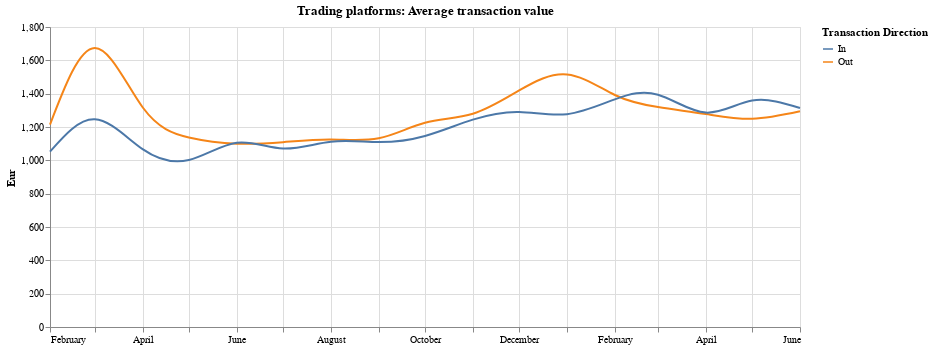
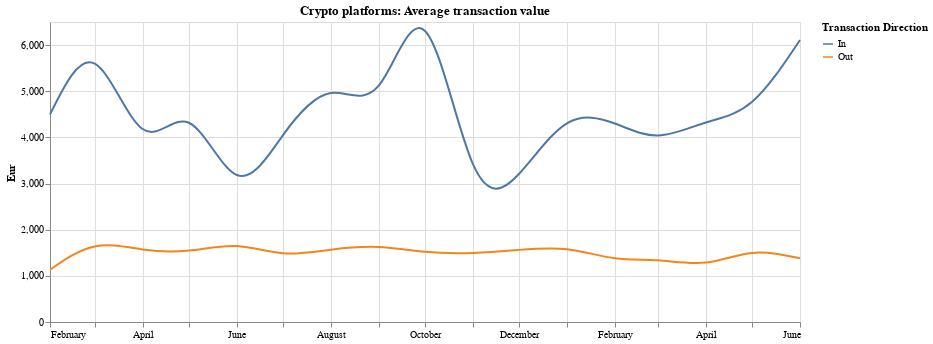

Notebook source saved alongside these figures, in order:
### Markdown cell above
This very clearly displays that the customers are mostly investing money to trading platforms, inbound transactions (broker -> N26) are lower than outbound. This applies both, to crypto and to stock brokers.

Chart below displays the average volume (EUR) of in and out transactions.

### Code cell
tx_type = con.execute(
    """
        select
            month,
            case when value_eur >= 0 then 'In' else 'Out' end as tx_direction,
            avg(abs(value_eur)) as average_activity_eur
        from raw_data
        where month >= '2020-01-01'
        group by 1, 2
    """
).fetchdf()
tx_type_cb = con.execute(
    """
        select
            month,
            case when value_eur >= 0 then 'In' else 'Out' end as tx_direction,
            avg(abs(value_eur)) as average_activity_eur
        from raw_data_coinbase
        where month >= '2020-01-01'
        group by 1, 2
    """
).fetchdf()

alt.Chart(tx_type.rename(columns={"tx_direction": "Transaction Direction"})).mark_line(
    interpolate="natural"
).encode(
    x=alt.X("month:T", title=None),
    y=alt.Y("average_activity_eur:Q", title="Eur"),
    color=alt.Color("Transaction Direction:N"),
).properties(
    width=750, height=300, title="Trading platforms: Average transaction value"
).display()

alt.Chart(
    tx_type_cb.rename(columns={"tx_direction": "Transaction Direction"})
).mark_line(interpolate="natural").encode(
    x=alt.X("month:T", title=None),
    y=alt.Y("average_activity_eur:Q", title="Eur"),
    color=alt.Color("Transaction Direction:N"),
).properties(
    width=750, height=300, title="Crypto platforms: Average transaction value"
).display()

### Figure 1 — Vega-Lite specification as saved in the notebook (floating-point values rounded to 4 significant figures)
{"config": {"view": {"continuousWidth": 400, "continuousHeight": 300}}, "data": {"name": "data-1bb39980f45852b986c5f04f5a2abd9f"}, "mark": {"type": "line", "interpolate": "natural"}, "encoding": {"color": {"type": "nominal", "field": "Transaction Direction"}, "x": {"type": "temporal", "field": "month", "title": null}, "y": {"type": "quantitative", "field": "average_activity_eur", "title": "Eur"}}, "height": 300, "title": "Trading platforms: Average transaction value", "width": 750, "$schema": "https://vega.github.io/schema/vega-lite/v4.8.1.json", "datasets": {"data-1bb39980f45852b986c5f04f5a2abd9f": [{"month": "2020-02", "Transaction Direction": "Out", "average_activity_eur": 1214.0}, {"month": "2020-02", "Transaction Direction": "In", "average_activity_eur": 1052.0}, {"month": "2020-03", "Transaction Direction": "Out", "average_activity_eur": 1674.0}, {"month": "2020-03", "Transaction Direction": "In", "average_activity_eur": 1246.0}, {"month": "2020-04", "Transaction Direction": "Out", "average_activity_eur": 1319.0}, {"month": "2020-04", "Transaction Direction": "In", "average_activity_eur": 1067.0}, {"month": "2020-05", "Transaction Direction": "Out", "average_activity_eur": 1138.0}, {"month": "2020-05", "Transaction Direction": "In", "average_activity_eur": 1002.0}, {"month": "2020-06", "Transaction Direction": "Out", "average_activity_eur": 1100.0}, {"month": "2020-06", "Transaction Direction": "In", "average_activity_eur": 1106.0}, {"month": "2020-07", "Transaction Direction": "Out", "average_activity_eur": 1109.0}, {"month": "2020-07", "Transaction Direction": "In", "average_activity_eur": 1071.0}, {"month": "2020-08", "Transaction Direction": "Out", "average_activity_eur": 1125.0}, {"month": "2020-08", "Transaction Direction": "In", "average_activity_eur": 1111.0}, {"month": "2020-09", "Transaction Direction": "Out", "average_activity_eur": 1132.0}, {"month": "2020-09", "Transaction Direction": "In", "average_activity_eur": 1109.0}, {"month": "2020-10", "Transaction Direction": "Out", "average_activity_eur": 1225.0}, {"month": "2020-10", "Transaction Direction": "In", "average_activity_eur": 1146.0}, {"month": "2020-11", "Transaction Direction": "Out", "average_activity_eur": 1279.0}, {"month": "2020-11", "Transaction Direction": "In", "average_activity_eur": 1244.0}, {"month": "2020-12", "Transaction Direction": "Out", "average_activity_eur": 1419.0}, {"month": "2020-12", "Transaction Direction": "In", "average_activity_eur": 1290.0}, {"month": "2021-01", "Transaction Direction": "Out", "average_activity_eur": 1515.0}, {"month": "2021-01", "Transaction Direction": "In", "average_activity_eur": 1277.0}, {"month": "2021-02", "Transaction Direction": "Out", "average_activity_eur": 1392.0}, {"month": "2021-02", "Transaction Direction": "In", "average_activity_eur": 1366.0}, {"month": "2021-03", "Transaction Direction": "Out", "average_activity_eur": 1320.0}, {"month": "2021-03", "Transaction Direction": "In", "average_activity_eur": 1394.0}, {"month": "2021-04", "Transaction Direction": "Out", "average_activity_eur": 1278.0}, {"month": "2021-04", "Transaction Direction": "In", "average_activity_eur": 1286.0}, {"month": "2021-05", "Transaction Direction": "Out", "average_activity_eur": 1249.0}, {"month": "2021-05", "Transaction Direction": "In", "average_activity_eur": 1359.0}, {"month": "2021-06", "Transaction Direction": "In", "average_activity_eur": 1314.0}, {"month": "2021-06", "Transaction Direction": "Out", "average_activity_eur": 1294.0}]}}

### Figure 2 — Vega-Lite specification as saved in the notebook (floating-point values rounded to 4 significant figures)
{"config": {"view": {"continuousWidth": 400, "continuousHeight": 300}}, "data": {"name": "data-51dca0e49b332eea7bde9d17aa909799"}, "mark": {"type": "line", "interpolate": "natural"}, "encoding": {"color": {"type": "nominal", "field": "Transaction Direction"}, "x": {"type": "temporal", "field": "month", "title": null}, "y": {"type": "quantitative", "field": "average_activity_eur", "title": "Eur"}}, "height": 300, "title": "Crypto platforms: Average transaction value", "width": 750, "$schema": "https://vega.github.io/schema/vega-lite/v4.8.1.json", "datasets": {"data-51dca0e49b332eea7bde9d17aa909799": [{"month": "2020-03", "Transaction Direction": "In", "average_activity_eur": 5596.0}, {"month": "2020-03", "Transaction Direction": "Out", "average_activity_eur": 1637.0}, {"month": "2020-04", "Transaction Direction": "In", "average_activity_eur": 4181.0}, {"month": "2020-04", "Transaction Direction": "Out", "average_activity_eur": 1571.0}, {"month": "2020-05", "Transaction Direction": "Out", "average_activity_eur": 1548.0}, {"month": "2020-06", "Transaction Direction": "In", "average_activity_eur": 3185.0}, {"month": "2020-06", "Transaction Direction": "Out", "average_activity_eur": 1646.0}, {"month": "2020-07", "Transaction Direction": "Out", "average_activity_eur": 1489.0}, {"month": "2020-08", "Transaction Direction": "Out", "average_activity_eur": 1566.0}, {"month": "2020-09", "Transaction Direction": "Out", "average_activity_eur": 1624.0}, {"month": "2020-09", "Transaction Direction": "In", "average_activity_eur": 5121.0}, {"month": "2020-10", "Transaction Direction": "Out", "average_activity_eur": 1521.0}, {"month": "2020-11", "Transaction Direction": "Out", "average_activity_eur": 1496.0}, {"month": "2020-12", "Transaction Direction": "Out", "average_activity_eur": 1563.0}, {"month": "2020-12", "Transaction Direction": "In", "average_activity_eur": 3213.0}, {"month": "2021-01", "Transaction Direction": "In", "average_activity_eur": 4305.0}, {"month": "2021-01", "Transaction Direction": "Out", "average_activity_eur": 1577.0}, {"month": "2021-03", "Transaction Direction": "Out", "average_activity_eur": 1336.0}, {"month": "2021-03", "Transaction Direction": "In", "average_activity_eur": 4041.0}, {"month": "2021-04", "Transaction Direction": "Out", "average_activity_eur": 1288.0}, {"month": "2021-04", "Transaction Direction": "In", "average_activity_eur": 4323.0}, {"month": "2021-05", "Transaction Direction": "Out", "average_activity_eur": 1496.0}, {"month": "2021-05", "Transaction Direction": "In", "average_activity_eur": 4771.0}, {"month": "2021-06", "Transaction Direction": "Out", "average_activity_eur": 1380.0}, {"month": "2021-06", "Transaction Direction": "In", "average_activity_eur": 6111.0}, {"month": "2020-02", "Transaction Direction": "In", "average_activity_eur": 4498.0}, {"month": "2020-02", "Transaction Direction": "Out", "average_activity_eur": 1132.0}, {"month": "2020-07", "Transaction Direction": "In", "average_activity_eur": 4050.0}, {"month": "2020-10", "Transaction Direction": "In", "average_activity_eur": 6307.0}, {"month": "2020-11", "Transaction Direction": "In", "average_activity_eur": 3424.0}, {"month": "2020-08", "Transaction Direction": "In", "average_activity_eur": 4960.0}, {"month": "2020-05", "Transaction Direction": "In", "average_activity_eur": 4317.0}, {"month": "2021-02", "Transaction Direction": "Out", "average_activity_eur": 1381.0}, {"month": "2021-02", "Transaction Direction": "In", "average_activity_eur": 4300.0}]}}
